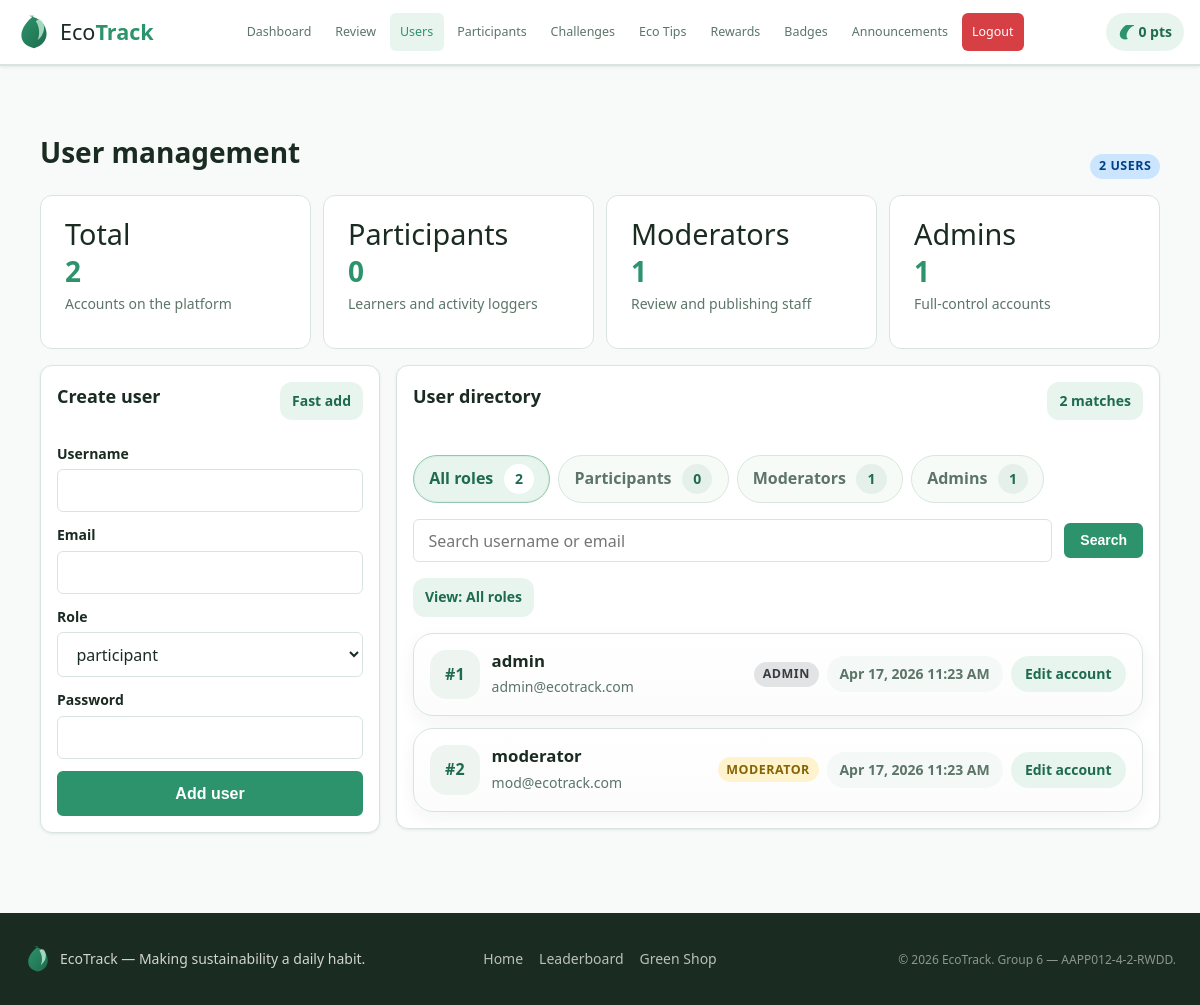
/admin/user_management.php (signed in), run on the app's committed database.
### tables this page shows
CREATE TABLE IF NOT EXISTS users (
  user_id INT AUTO_INCREMENT PRIMARY KEY,
  username VARCHAR(50) NOT NULL UNIQUE,
  email VARCHAR(100) NOT NULL UNIQUE,
  password VARCHAR(255) NOT NULL,
  role ENUM('participant','moderator','admin') NOT NULL DEFAULT 'participant',
  points INT NOT NULL DEFAULT 0,
  streak INT NOT NULL DEFAULT 0,
  last_checkin DATE DEFAULT NULL,
  avatar VARCHAR(255) DEFAULT NULL,
  created_at DATETIME DEFAULT CURRENT_TIMESTAMP
);

### database/db.php (called while the page is built, shortened)
<?php
function normalizeConnectionCandidates(array $values): array
{
    $normalized = [];
    foreach ($values as $value) {
        $value = trim((string)$value);
        $normalized[] = $value;
    }
    return $normalized;
}
function getConnectionAttempts(): array
{
    $hosts = normalizeConnectionCandidates([
        DB_HOST,
        DB_HOST === 'localhost' ? '127.0.0.1' : 'localhost',
    ]);
    $databases = normalizeConnectionCandidates([
        DB_NAME,
    ]);
    $attempts = [];
    foreach ($hosts as $host) {
        foreach ($databases as $database) {
            $attempts[] = [
                'host' => $host,
                'database' => $database,
            ];
        }
    }
    return $attempts;
}
function getPDO(): PDO
{
    static $pdo = null;
    if ($pdo === null) {
        $options = [
            PDO::ATTR_ERRMODE            => PDO::ERRMODE_EXCEPTION,
            PDO::ATTR_DEFAULT_FETCH_MODE => PDO::FETCH_ASSOC,
            PDO::ATTR_EMULATE_PREPARES   => false,
        ];
        $errors = [];
        foreach (getConnectionAttempts() as $attempt) {
            $dsn = sprintf(
                'mysql:host=%s;dbname=%s;charset=%s',
                $attempt['host'],
                $attempt['database'],
                DB_CHARSET
            );
            try {
                $pdo = new PDO($dsn, DB_USER, DB_PASS, $options);
                return $pdo;
            } catch (PDOException $e) {
                $errors[] = sprintf(
                    '[host=%s db=%s] %s',
                    $attempt['host'],
                    $attempt['database'],
                    $e->getMessage()
                );
            }
        }
        exit('Database connection failed. Please contact the administrator.');
    }
    return $pdo;
}

### includes/functions.php (called while the page is built, shortened)
<?php
require_once __DIR__ . '/../database/db.php';
function sanitise(mixed $value): string
{
    return htmlspecialchars((string)$value, ENT_QUOTES | ENT_SUBSTITUTE, 'UTF-8');
}

### admin/user_management.php (the view, shortened to what this page needs)
<?php
require_once __DIR__ . '/../database/db.php';
require_once __DIR__ . '/../includes/functions.php';
$pdo = getPDO();
$userForm = [
    'username' => '',
    'email' => '',
    'role' => 'participant',
];
$roleCounts = [
    'participant' => 0,
    'moderator' => 0,
    'admin' => 0,
];
$roleRows = $pdo->query('SELECT role, COUNT(*) AS total FROM users GROUP BY role')->fetchAll() ?: [];
foreach ($roleRows as $row) {
    $roleKey = (string)($row['role'] ?? '');
    if (array_key_exists($roleKey, $roleCounts)) {
        $roleCounts[$roleKey] = (int)$row['total'];
    }
}
$totalUsers = array_sum($roleCounts);
$filterRole = $_GET['role'] ?? 'all';
$searchQuery = trim($_GET['q'] ?? '');
$currentPage = max(1, (int)($_GET['page'] ?? 1));
$perPage = 8;
$where = [];
$params = [];
$whereSql = $where ? ' WHERE ' . implode(' AND ', $where) : '';
$countStmt = $pdo->prepare('SELECT COUNT(*) FROM users' . $whereSql);
$countStmt->execute($params);
$filteredUsers = (int)$countStmt->fetchColumn();
$totalPages = max(1, (int)ceil($filteredUsers / $perPage));
$currentPage = min($currentPage, $totalPages);
$offset = ($currentPage - 1) * $perPage;
$userStmt = $pdo->prepare(
    'SELECT user_id, username, email, role, created_at
     FROM users' . $whereSql . '
     ORDER BY FIELD(role, "admin", "moderator", "participant"), username ASC, user_id ASC
     LIMIT :limit OFFSET :offset'
);
$userStmt->bindValue(':limit', $perPage, PDO::PARAM_INT);
$userStmt->bindValue(':offset', $offset, PDO::PARAM_INT);
$userStmt->execute();
$users = $userStmt->fetchAll() ?: [];
$buildUserManagementUrl = static function (array $overrides = []) use ($filterRole, $searchQuery, $currentPage): string {
    $params = [
        'role' => $filterRole,
        'q' => $searchQuery,
        'page' => $currentPage,
    ];
    foreach ($overrides as $key => $value) {
        $params[$key] = $value;
    }
    if (($params['role'] ?? 'all') === 'all') {
        unset($params['role']);
    }
    if (($params['q'] ?? '') === '') {
        unset($params['q']);
    }
    if (($params['page'] ?? 1) <= 1) {
        unset($params['page']);
    }
    $query = http_build_query($params);
    return 'user_management.php' . ($query ? '?' . $query : '');
};
$formatCreated = static function (?string $value): string {
    if (!$value) {
        return 'Unknown date';
    }
    $timestamp = strtotime($value);
    if ($timestamp === false) {
        return $value;
    }
    return date('M j, Y g:i A', $timestamp);
};
$roleMeta = [
    'admin' => ['label' => 'Admin', 'badge' => 'badge-grey'],
    'moderator' => ['label' => 'Moderator', 'badge' => 'badge-amber'],
    'participant' => ['label' => 'Participant', 'badge' => 'badge-blue'],
];
$roleFilters = [
    'all' => ['label' => 'All roles', 'count' => $totalUsers],
    'participant' => ['label' => 'Participants', 'count' => $roleCounts['participant']],
    'moderator' => ['label' => 'Moderators', 'count' => $roleCounts['moderator']],
    'admin' => ['label' => 'Admins', 'count' => $roleCounts['admin']],
];
$activeFilterLabel = $roleFilters[$filterRole]['label'] ?? 'All roles';
require_once __DIR__ . '/../layout/header.php';
?>
<div class="container page-shell admin-user-management-shell">
  <div class="section-header admin-user-management-header">
    <div>
      <h1 class="section-header__title">User management</h1>
    </div>
    <span class="badge badge-blue"><?= $totalUsers ?> user<?= $totalUsers === 1 ? '' : 's' ?></span>
  </div>
  <div class="dashboard-grid admin-user-summary-grid">
    <article class="stat-widget admin-user-summary-card">
      <span class="stat-widget__icon">Total</span>
      <span class="stat-widget__value"><?= $totalUsers ?></span>
      <span class="stat-widget__label">Accounts on the platform</span>
    </article>
    <article class="stat-widget admin-user-summary-card">
      <span class="stat-widget__icon">Participants</span>
      <span class="stat-widget__value"><?= $roleCounts['participant'] ?></span>
      <span class="stat-widget__label">Learners and activity loggers</span>
    </article>
    <article class="stat-widget admin-user-summary-card">
      <span class="stat-widget__icon">Moderators</span>
      <span class="stat-widget__value"><?= $roleCounts['moderator'] ?></span>
      <span class="stat-widget__label">Review and publishing staff</span>
    </article>
    <article class="stat-widget admin-user-summary-card">
      <span class="stat-widget__icon">Admins</span>
      <span class="stat-widget__value"><?= $roleCounts['admin'] ?></span>
      <span class="stat-widget__label">Full-control accounts</span>
    </article>
  </div>
  <div class="admin-user-management-layout">
    <aside class="card admin-user-create-card">
      <div class="admin-user-create-card__header">
        <div>
          <h2 class="card-title">Create user</h2>
        </div>
        <span class="inline-pill-note">Fast add</span>
      </div>
      <form method="POST" class="form-card admin-user-create-form">
        <div class="form-group" style="margin-bottom:0;">
          <label for="create_username">Username</label>
          <input type="text" id="create_username" name="username" maxlength="50" value="<?= sanitise($userForm['username']) ?>" required>
        </div>
        <div class="form-group" style="margin-bottom:0;">
          <label for="create_email">Email</label>
          <input type="email" id="create_email" name="email" maxlength="100" value="<?= sanitise($userForm['email']) ?>" required>
        </div>
        <div class="form-group" style="margin-bottom:0;">
          <label for="create_role">Role</label>
          <select id="create_role" name="role">
            <option value="participant" <?= $userForm['role'] === 'participant' ? 'selected' : '' ?>>participant</option>
          </select>
        </div>
        <div class="form-group" style="margin-bottom:0;">
          <label for="create_password">Password</label>
          <input type="password" id="create_password" name="password" minlength="8" required>
        </div>
        <button type="submit" class="btn btn-primary btn-block">Add user</button>
      </form>
    </aside>
    <section class="card admin-user-directory-card">
      <div class="admin-card-header admin-user-directory-card__header">
        <div>
          <h2 class="card-title">User directory</h2>
        </div>
        <span class="inline-pill-note"><?= $filteredUsers ?> match<?= $filteredUsers === 1 ? '' : 'es' ?></span>
      </div>
      <div class="admin-user-role-switch" aria-label="Filter users by role">
        <?php foreach ($roleFilters as $roleKey => $filter): ?>
          <a
            href="<?= sanitise($buildUserManagementUrl(['role' => $roleKey, 'page' => 1])) ?>"
            class="admin-user-role-chip<?= $filterRole === $roleKey ? ' admin-user-role-chip--active' : '' ?>"
          >
            <span><?= sanitise($filter['label']) ?></span>
            <strong><?= (int)$filter['count'] ?></strong>
          </a>
        <?php endforeach; ?>
      </div>
      <form method="GET" class="admin-user-toolbar">
        <div class="admin-user-toolbar__search">
          <input type="text" id="user_search" name="q" value="<?= sanitise($searchQuery) ?>" placeholder="Search username or email">
        </div>
        <div class="admin-user-toolbar__filters">
          <button type="submit" class="btn btn-primary btn-sm">Search</button>
        </div>
      </form>
      <div class="admin-user-results-bar">
        <span class="inline-pill-note">View: <?= sanitise($activeFilterLabel) ?></span>
      </div>
      <?php if (empty($users)): ?>
        <div class="admin-user-empty">
          <h3>No users match this view</h3>
          <p class="empty-state__text">Try clearing the search or switching the role filter to see more accounts.</p>
        </div>
      <?php else: ?>
        <div class="admin-user-list">
          <?php foreach ($users as $u): ?>
            <?php $meta = $roleMeta[$u['role']] ?? $roleMeta['participant']; ?>
            <details class="admin-user-item">
              <summary class="admin-user-item__summary">
                <div class="admin-user-item__identity">
                  <span class="admin-user-item__id">#<?= (int)$u['user_id'] ?></span>
                  <div class="admin-user-item__identity-body">
                    <strong><?= sanitise($u['username']) ?></strong>
                    <p><?= sanitise($u['email']) ?></p>
                  </div>
                </div>
                <div class="admin-user-item__stats">
                  <span class="badge <?= $meta['badge'] ?>"><?= sanitise($meta['label']) ?></span>
                  <span class="admin-user-item__metric"><?= sanitise($formatCreated((string)$u['created_at'])) ?></span>
                  <span class="admin-user-item__toggle">Edit account</span>
                </div>
              </summary>
            </details>
          <?php endforeach; ?>
        </div>
      <?php endif; ?>
    </section>
  </div>
</div>
<?php require_once __DIR__ . '/../layout/footer.php'; ?>

### layout/header.php (shortened to what this page needs)
<?php
$role      = $_SESSION['role'] ?? 'guest';
?>
<!DOCTYPE html>
<html lang="en">
<head>
  <link rel="stylesheet" href="<?= BASE_URL ?>/assets/css/style.css">
</head>
<body>
<header class="navbar" role="banner">
  <div class="nav-container">
    <a href="<?= BASE_URL ?>/index.php" class="nav-logo" aria-label="EcoTrack Home">
      <img src="<?= BASE_URL ?>/assets/img/logo.svg" alt="EcoTrack leaf logo" width="36" height="36">
      <span class="logo-text">Eco<strong>Track</strong></span>
    </a>
    <nav class="nav-menu" id="navMenu" role="navigation" aria-label="Main navigation">
      <?php if ($role === 'participant'): ?>
        <a href="<?= BASE_URL ?>/participant/dashboard.php">Dashboard</a>
        <a href="<?= BASE_URL ?>/participant/log_activity.php">Log Activity</a>
        <a href="<?= BASE_URL ?>/participant/challenges.php">Challenges</a>
        <a href="<?= BASE_URL ?>/participant/shop.php">Green Shop</a>
        <a href="<?= BASE_URL ?>/participant/points.php">Points</a>
        <a href="<?= BASE_URL ?>/participant/leaderboard.php">Leaderboard</a>
        <a href="<?= BASE_URL ?>/participant/profile.php">Profile</a>
      <?php elseif ($role === 'admin'): ?>
        <a href="<?= BASE_URL ?>/admin/dashboard.php">Dashboard</a>
        <a href="<?= BASE_URL ?>/admin/review_submissions.php">Review</a>
        <a href="<?= BASE_URL ?>/admin/user_management.php">Users</a>
        <a href="<?= BASE_URL ?>/admin/participant_table.php">Participants</a>
        <a href="<?= BASE_URL ?>/admin/challenge_management.php">Challenges</a>
        <a href="<?= BASE_URL ?>/admin/eco_tips.php">Eco Tips</a>
        <a href="<?= BASE_URL ?>/admin/rewards_management.php">Rewards</a>
        <a href="<?= BASE_URL ?>/admin/badges_management.php">Badges</a>
        <a href="<?= BASE_URL ?>/admin/announcements.php">Announcements</a>
      <?php else: ?>
        <a href="<?= BASE_URL ?>/login.php">Login</a>
        <a href="<?= BASE_URL ?>/register.php">Register</a>
      <?php endif; ?>
      <?php if (isset($_SESSION['user_id'])): ?>
        <a href="<?= BASE_URL ?>/logout.php" class="nav-logout">Logout</a>
      <?php endif; ?>
    </nav>
    <?php if (isset($_SESSION['user_id'])): ?>
      <?php
        $u = getPDO()->prepare('SELECT points FROM users WHERE user_id = ?');
        $u->execute([$_SESSION['user_id']]);
        $pts = (int)($u->fetchColumn() ?: 0);
      ?>
      <div class="nav-points" aria-label="Your points balance">
        <img src="<?= BASE_URL ?>/assets/img/icon_leaf.svg" alt="" width="16" height="16">
        <span id="navPointsBadge"><?= $pts ?> pts</span>
      </div>
    <?php endif; ?>
  </div>
</header>
<main id="mainContent">

### data on the page
users: points "0", user_id "1", username "admin", email "admin@ecotrack.com", role "ADMIN", created_at "Apr 17, 2026 11:23 AM"
users: user_id "2", username "moderator", email "mod@ecotrack.com", role "MODERATOR", created_at "Apr 17, 2026 11:23 AM"

### other printed values
$totalUsers "2"
$roleCounts['participant'] "0"
$roleCounts['moderator'] "1"
$roleCounts['admin'] "1"
$filteredUsers "2"
sanitise($filter['label']) "All roles"
$filter['count'] "2"
sanitise($filter['label']) "Participants"
$filter['count'] "0"
sanitise($filter['label']) "Moderators"
$filter['count'] "1"
sanitise($filter['label']) "Admins"
sanitise($activeFilterLabel) "All roles"
